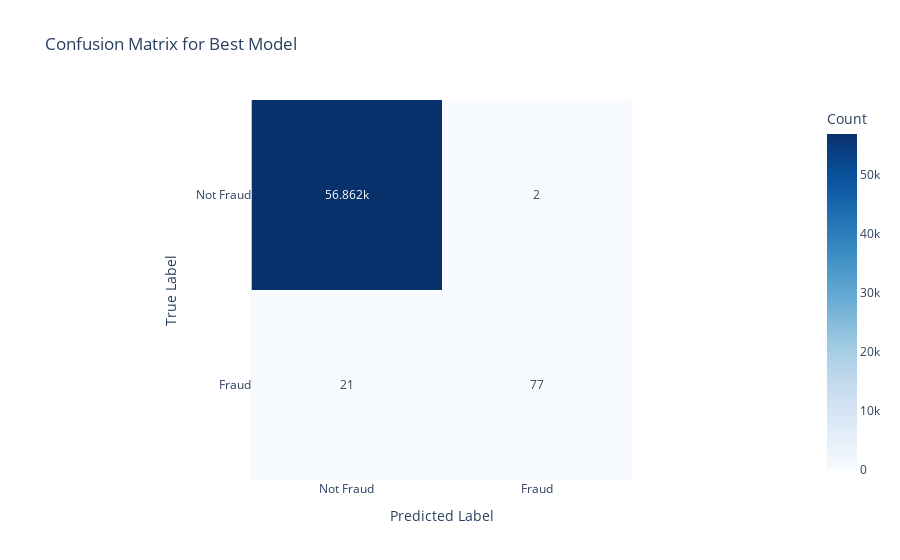

The notebook cell saved with this chart:
### Code cell
param_grid = {
    'n_estimators': [100, 200],
    'max_depth': [None, 10, 20],
    'min_samples_split': [2, 5],
}
from sklearn.model_selection import GridSearchCV
grid_search = GridSearchCV(estimator=model2, param_grid=param_grid, cv=5, scoring='recall_macro', n_jobs=-1)
grid_search.fit(X_train.drop(columns=['Amount', 'Time']), y_train)
print("Best parameters found: ", grid_search.best_params_)
best_model = grid_search.best_estimator_
y_pred_best = best_model.predict(X_test.drop(columns=['Amount', 'Time']))
print(classification_report(y_test, y_pred_best))
px.imshow(confusion_matrix(y_test, y_pred_best),
    labels=dict(x="Predicted Label", y="True Label", color="Count"),
    x=["Not Fraud", "Fraud"],
    y=["Not Fraud", "Fraud"],
    title="Confusion Matrix for Best Model",
    text_auto=True,
    color_continuous_scale='Blues'
).show()

### Figure 1 — Plotly figure (JSON) as saved in the notebook; plotly's stock layout.template omitted (floating-point values rounded to 4 significant figures)
{"data": [{"coloraxis": "coloraxis", "hovertemplate": "Predicted Label: %{x}<br>True Label: %{y}<br>Count: %{z}<extra></extra>", "name": "0", "texttemplate": "%{z}", "type": "heatmap", "x": ["Not Fraud", "Fraud"], "xaxis": "x", "y": ["Not Fraud", "Fraud"], "yaxis": "y", "z": [[56862, 2], [21, 77]]}], "layout": {"coloraxis": {"colorbar": {"title": {"text": "Count"}}, "colorscale": [[0, "rgb(247,251,255)"], [0.125, "rgb(222,235,247)"], [0.25, "rgb(198,219,239)"], [0.375, "rgb(158,202,225)"], [0.5, "rgb(107,174,214)"], [0.625, "rgb(66,146,198)"], [0.75, "rgb(33,113,181)"], [0.875, "rgb(8,81,156)"], [1, "rgb(8,48,107)"]]}, "title": {"text": "Confusion Matrix for Best Model"}, "xaxis": {"anchor": "y", "constrain": "domain", "domain": [0, 1], "scaleanchor": "y", "title": {"text": "Predicted Label"}}, "yaxis": {"anchor": "x", "autorange": "reversed", "constrain": "domain", "domain": [0, 1], "title": {"text": "True Label"}}}}
